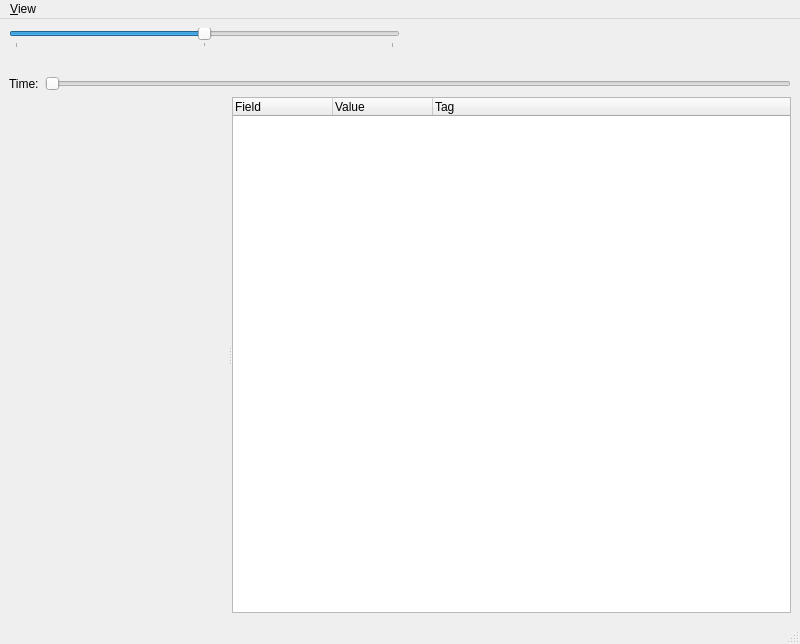
<?xml version="1.0" encoding="UTF-8"?>
<ui version="4.0">
 <class>LogViewer</class>
 <widget class="QMainWindow" name="LogViewer">
  <property name="geometry">
   <rect>
    <x>0</x>
    <y>0</y>
    <width>800</width>
    <height>644</height>
   </rect>
  </property>
  <property name="windowTitle">
   <string>Log Viewer</string>
  </property>
  <widget class="QWidget" name="centralwidget">
   <layout class="QVBoxLayout" name="verticalLayout">
    <item>
     <layout class="QHBoxLayout" name="horizontalLayout">
      <item>
       <widget class="QFrame" name="logControls">
        <property name="sizePolicy">
         <sizepolicy hsizetype="Preferred" vsizetype="Preferred">
          <horstretch>0</horstretch>
          <verstretch>0</verstretch>
         </sizepolicy>
        </property>
        <layout class="QVBoxLayout" name="verticalLayout_4">
         <property name="spacing">
          <number>0</number>
         </property>
         <property name="margin">
          <number>0</number>
         </property>
         <item>
          <widget class="QSlider" name="playbackRate">
           <property name="toolTip">
            <string>Playback Speed</string>
           </property>
           <property name="minimum">
            <number>-600</number>
           </property>
           <property name="maximum">
            <number>600</number>
           </property>
           <property name="orientation">
            <enum>Qt::Horizontal</enum>
           </property>
           <property name="tickPosition">
            <enum>QSlider::TicksBelow</enum>
           </property>
           <property name="tickInterval">
            <number>600</number>
           </property>
          </widget>
         </item>
         <item>
          <layout class="QHBoxLayout" name="horizontalLayout_2">
           <property name="spacing">
            <number>0</number>
           </property>
           <item>
            <spacer name="horizontalSpacer">
             <property name="orientation">
              <enum>Qt::Horizontal</enum>
             </property>
             <property name="sizeHint" stdset="0">
              <size>
               <width>40</width>
               <height>20</height>
              </size>
             </property>
            </spacer>
           </item>
           <item>
            <widget class="QPushButton" name="logBeginning">
             <property name="toolTip">
              <string>Beginning</string>
             </property>
             <property name="icon">
              <iconset resource="log_icons.qrc">
               <normaloff>:/icons/media-skip-backward.png</normaloff>:/icons/media-skip-backward.png</iconset>
             </property>
             <property name="iconSize">
              <size>
               <width>32</width>
               <height>32</height>
              </size>
             </property>
             <property name="flat">
              <bool>true</bool>
             </property>
            </widget>
           </item>
           <item>
            <widget class="QPushButton" name="logPrev">
             <property name="toolTip">
              <string>Previous Frame</string>
             </property>
             <property name="icon">
              <iconset resource="log_icons.qrc">
               <normaloff>:/icons/media-seek-backward.png</normaloff>:/icons/media-seek-backward.png</iconset>
             </property>
             <property name="iconSize">
              <size>
               <width>32</width>
               <height>32</height>
              </size>
             </property>
             <property name="flat">
              <bool>true</bool>
             </property>
            </widget>
           </item>
           <item>
            <widget class="QPushButton" name="logNext">
             <property name="toolTip">
              <string>Next Frame</string>
             </property>
             <property name="icon">
              <iconset resource="log_icons.qrc">
               <normaloff>:/icons/media-seek-forward.png</normaloff>:/icons/media-seek-forward.png</iconset>
             </property>
             <property name="iconSize">
              <size>
               <width>32</width>
               <height>32</height>
              </size>
             </property>
             <property name="flat">
              <bool>true</bool>
             </property>
            </widget>
           </item>
           <item>
            <widget class="QPushButton" name="logEnd">
             <property name="toolTip">
              <string>End</string>
             </property>
             <property name="icon">
              <iconset resource="log_icons.qrc">
               <normaloff>:/icons/media-skip-forward.png</normaloff>:/icons/media-skip-forward.png</iconset>
             </property>
             <property name="iconSize">
              <size>
               <width>32</width>
               <height>32</height>
              </size>
             </property>
             <property name="flat">
              <bool>true</bool>
             </property>
            </widget>
           </item>
           <item>
            <spacer name="horizontalSpacer_2">
             <property name="orientation">
              <enum>Qt::Horizontal</enum>
             </property>
             <property name="sizeHint" stdset="0">
              <size>
               <width>40</width>
               <height>20</height>
              </size>
             </property>
            </spacer>
           </item>
          </layout>
         </item>
        </layout>
       </widget>
      </item>
      <item>
       <spacer name="horizontalSpacer_3">
        <property name="orientation">
         <enum>Qt::Horizontal</enum>
        </property>
        <property name="sizeHint" stdset="0">
         <size>
          <width>40</width>
          <height>20</height>
         </size>
        </property>
       </spacer>
      </item>
     </layout>
    </item>
    <item>
     <layout class="QHBoxLayout" name="horizontalLayout_3">
      <item>
       <widget class="QLabel" name="label">
        <property name="text">
         <string>Time:</string>
        </property>
       </widget>
      </item>
      <item>
       <widget class="QSlider" name="timeSlider">
        <property name="toolTip">
         <string>Time</string>
        </property>
        <property name="orientation">
         <enum>Qt::Horizontal</enum>
        </property>
       </widget>
      </item>
     </layout>
    </item>
    <item>
     <widget class="QSplitter" name="splitter">
      <property name="sizePolicy">
       <sizepolicy hsizetype="Expanding" vsizetype="Expanding">
        <horstretch>0</horstretch>
        <verstretch>0</verstretch>
       </sizepolicy>
      </property>
      <property name="orientation">
       <enum>Qt::Horizontal</enum>
      </property>
      <widget class="FieldView" name="fieldView" native="true">
       <property name="sizePolicy">
        <sizepolicy hsizetype="Expanding" vsizetype="Expanding">
         <horstretch>0</horstretch>
         <verstretch>0</verstretch>
        </sizepolicy>
       </property>
      </widget>
      <widget class="ProtobufTree" name="tree">
       <property name="sizePolicy">
        <sizepolicy hsizetype="Ignored" vsizetype="Expanding">
         <horstretch>0</horstretch>
         <verstretch>0</verstretch>
        </sizepolicy>
       </property>
       <property name="columnCount">
        <number>3</number>
       </property>
       <column>
        <property name="text">
         <string>Field</string>
        </property>
       </column>
       <column>
        <property name="text">
         <string>Value</string>
        </property>
       </column>
       <column>
        <property name="text">
         <string>Tag</string>
        </property>
       </column>
      </widget>
     </widget>
    </item>
   </layout>
  </widget>
  <widget class="QMenuBar" name="menubar">
   <property name="geometry">
    <rect>
     <x>0</x>
     <y>0</y>
     <width>800</width>
     <height>23</height>
    </rect>
   </property>
   <widget class="QMenu" name="menuView">
    <property name="title">
     <string>&amp;View</string>
    </property>
    <widget class="QMenu" name="menuRotation">
     <property name="title">
      <string>R&amp;otation</string>
     </property>
     <addaction name="action0"/>
     <addaction name="action90"/>
     <addaction name="action180"/>
     <addaction name="action270"/>
    </widget>
    <addaction name="menuRotation"/>
    <addaction name="actionRawBalls"/>
    <addaction name="actionRawRobots"/>
    <addaction name="actionCoords"/>
   </widget>
   <addaction name="menuView"/>
  </widget>
  <widget class="QStatusBar" name="statusbar"/>
  <action name="action0">
   <property name="checkable">
    <bool>true</bool>
   </property>
   <property name="checked">
    <bool>true</bool>
   </property>
   <property name="text">
    <string>0</string>
   </property>
  </action>
  <action name="action90">
   <property name="checkable">
    <bool>true</bool>
   </property>
   <property name="text">
    <string>90</string>
   </property>
  </action>
  <action name="action180">
   <property name="checkable">
    <bool>true</bool>
   </property>
   <property name="text">
    <string>180</string>
   </property>
  </action>
  <action name="action270">
   <property name="checkable">
    <bool>true</bool>
   </property>
   <property name="text">
    <string>270</string>
   </property>
  </action>
  <action name="actionRawBalls">
   <property name="checkable">
    <bool>true</bool>
   </property>
   <property name="text">
    <string>Raw &amp;Balls</string>
   </property>
  </action>
  <action name="actionRawRobots">
   <property name="checkable">
    <bool>true</bool>
   </property>
   <property name="text">
    <string>Raw &amp;Robots</string>
   </property>
  </action>
  <action name="actionCoords">
   <property name="checkable">
    <bool>true</bool>
   </property>
   <property name="text">
    <string>&amp;Coordinate Frames</string>
   </property>
  </action>
 </widget>
 <customwidgets>
  <customwidget>
   <class>FieldView</class>
   <extends>QWidget</extends>
   <header location="global">ui/field_view.hpp</header>
   <container>1</container>
  </customwidget>
  <customwidget>
   <class>ProtobufTree</class>
   <extends>QTreeWidget</extends>
   <header location="global">ui/protobuf_tree.hpp</header>
  </customwidget>
 </customwidgets>
 <resources>
  <include location="main_icons.qrc"/>
  <include location="log_icons.qrc"/>
 </resources>
 <connections/>
</ui>
